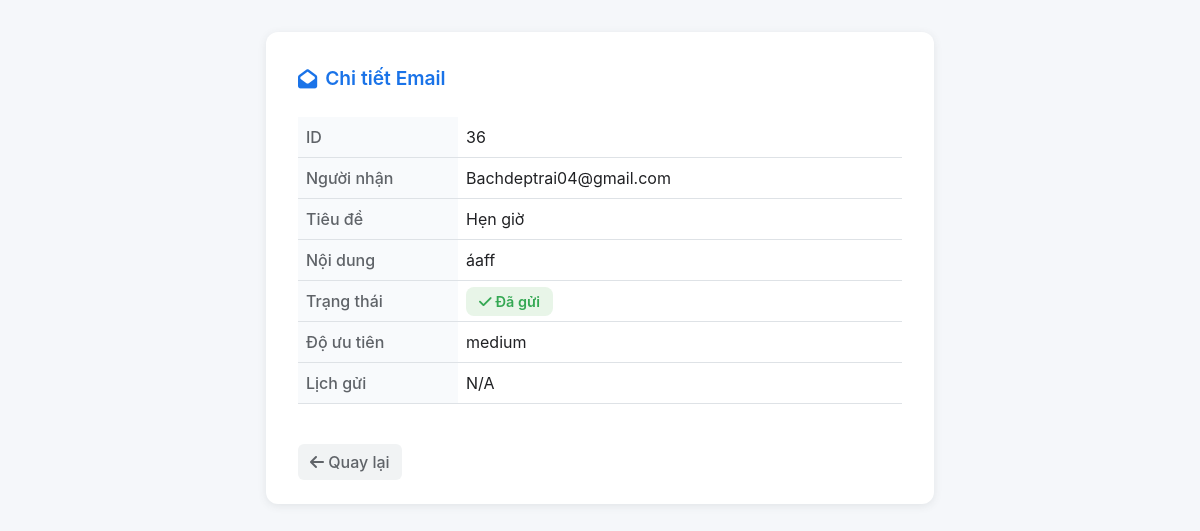
Page /email/36 on the committed database.
### tables this page shows
CREATE TABLE emails (
            id INTEGER PRIMARY KEY AUTOINCREMENT,
            recipient TEXT NOT NULL,
            subject TEXT NOT NULL,
            body TEXT NOT NULL,
            status TEXT DEFAULT 'pending',
            priority TEXT DEFAULT 'medium',
            scheduled_time TEXT,
            is_cancelled INTEGER DEFAULT 0
        );

### app.py (the view)
@app.route('/email/<int:email_id>')
def view_email(email_id):
    conn = sqlite3.connect('emails.db')
    cursor = conn.cursor()
    cursor.execute("SELECT * FROM emails WHERE id=?", (email_id,))
    email = cursor.fetchone()
    conn.close()
    return render_template('view_email.html', email=email)

### templates/view_email.html (shortened to what this page needs)
<!DOCTYPE html>
<html lang="vi">
<head>
    <link href="https://cdn.jsdelivr.net/npm/bootstrap@5.3.3/dist/css/bootstrap.min.css" rel="stylesheet">
    <link rel="stylesheet" href="https://cdnjs.cloudflare.com/ajax/libs/font-awesome/6.4.0/css/all.min.css">
</head>
<body>
    <div class="main-container">
        <div class="email-card">
            <div class="card-title">
                <i class="fas fa-envelope-open"></i> Chi tiết Email
            </div>
            <table class="table info-table">
                <tr><th>ID</th><td>{{ email[0] }}</td></tr>
                <tr><th>Người nhận</th><td>{{ email[1] }}</td></tr>
                <tr><th>Tiêu đề</th><td>{{ email[2] }}</td></tr>
                <tr><th>Nội dung</th><td>{{ email[3] }}</td></tr>
                <tr><th>Trạng thái</th>
                    <td>
                        {% if email[4] == 'sent' %}
                            <span class="badge-status badge-sent"><i class="fas fa-check"></i> Đã gửi</span>
                        {% elif email[4] == 'fail' %}
                            <span class="badge-status badge-fail"><i class="fas fa-times"></i> Lỗi</span>
                        {% elif email[4] == 'pending' %}
                            <span class="badge-status badge-pending"><i class="fas fa-clock"></i> Chờ gửi</span>
                        {% else %}
                            <span class="badge-status badge-other">{{ email[4] }}</span>
                        {% endif %}
                    </td>
                </tr>
                <tr><th>Độ ưu tiên</th><td>{{ email[5] }}</td></tr>
                <tr><th>Lịch gửi</th><td>{{ email[6] or 'N/A' }}</td></tr>
            </table>
            <a href="{{ url_for('index') }}" class="btn btn-back"><i class="fas fa-arrow-left"></i> Quay lại</a>
        </div>
    </div>
</body>
</html>

### templates/view_email.html (style rules this page uses)
body { background: #f5f7fa; font-family: 'Inter', Arial, sans-serif; }
.main-container { max-width: 700px; margin: 2rem auto; padding: 0 1rem; }
.email-card { background: #fff; border-radius: 12px; box-shadow: 0 2px 8px rgba(60,64,67,0.10); padding: 2rem 2rem 1.5rem 2rem; }
.card-title { font-size: 1.2rem; font-weight: 600; color: #1a73e8; margin-bottom: 1.5rem; display: flex; align-items: center; gap: 0.5rem; }
.info-table th { width: 160px; color: #5f6368; font-weight: 500; background: #f8fafc; }
.info-table td { color: #202124; background: #fff; }
.badge-status { font-size: 0.9em; border-radius: 8px; padding: 0.4em 0.9em; font-weight: 600; }
.badge-sent { background: #e8f5e8; color: #34a853; }
.btn-back { background: #f1f3f4; color: #5f6368; border-radius: 6px; font-weight: 500; border: none; margin-top: 1.5rem; }

### rows in the picture
emails: id "36", recipient "Bachdeptrai04@gmail.com", subject "Hẹn giờ", body "áaff", priority "medium"

### other values in the picture
{{ email[6] or 'N/A' }} "N/A"
